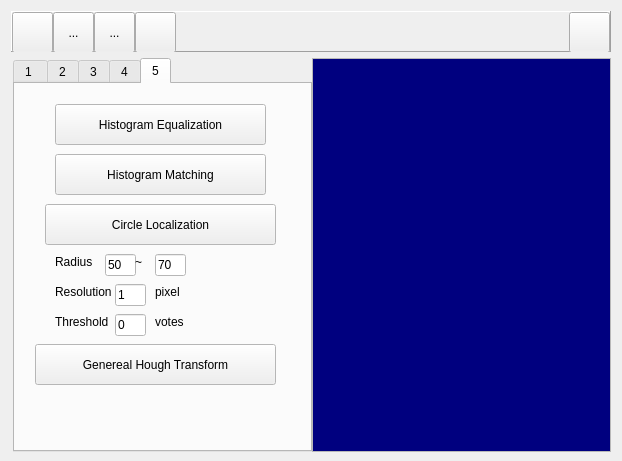
<?xml version="1.0" encoding="UTF-8"?>
<ui version="4.0">
 <class>MainFrame</class>
 <widget class="QDialog" name="MainFrame">
  <property name="geometry">
   <rect>
    <x>0</x>
    <y>0</y>
    <width>622</width>
    <height>461</height>
   </rect>
  </property>
  <property name="sizePolicy">
   <sizepolicy hsizetype="Preferred" vsizetype="Minimum">
    <horstretch>0</horstretch>
    <verstretch>0</verstretch>
   </sizepolicy>
  </property>
  <property name="minimumSize">
   <size>
    <width>0</width>
    <height>461</height>
   </size>
  </property>
  <property name="windowTitle">
   <string>Practice CV</string>
  </property>
  <property name="modal">
   <bool>false</bool>
  </property>
  <layout class="QVBoxLayout" name="verticalLayout">
   <item>
    <widget class="QFrame" name="frame">
     <property name="sizePolicy">
      <sizepolicy hsizetype="Preferred" vsizetype="Fixed">
       <horstretch>0</horstretch>
       <verstretch>0</verstretch>
      </sizepolicy>
     </property>
     <property name="minimumSize">
      <size>
       <width>0</width>
       <height>41</height>
      </size>
     </property>
     <property name="maximumSize">
      <size>
       <width>16777215</width>
       <height>41</height>
      </size>
     </property>
     <property name="frameShape">
      <enum>QFrame::Panel</enum>
     </property>
     <property name="frameShadow">
      <enum>QFrame::Raised</enum>
     </property>
     <layout class="QHBoxLayout" name="horizontalLayout_3">
      <property name="spacing">
       <number>0</number>
      </property>
      <property name="leftMargin">
       <number>0</number>
      </property>
      <property name="topMargin">
       <number>0</number>
      </property>
      <property name="rightMargin">
       <number>0</number>
      </property>
      <property name="bottomMargin">
       <number>0</number>
      </property>
      <item>
       <widget class="QToolButton" name="buttonOpen">
        <property name="enabled">
         <bool>true</bool>
        </property>
        <property name="sizePolicy">
         <sizepolicy hsizetype="Minimum" vsizetype="Minimum">
          <horstretch>0</horstretch>
          <verstretch>0</verstretch>
         </sizepolicy>
        </property>
        <property name="minimumSize">
         <size>
          <width>41</width>
          <height>41</height>
         </size>
        </property>
        <property name="maximumSize">
         <size>
          <width>41</width>
          <height>41</height>
         </size>
        </property>
        <property name="toolTip">
         <string>open an image file</string>
        </property>
        <property name="layoutDirection">
         <enum>Qt::LeftToRight</enum>
        </property>
        <property name="autoFillBackground">
         <bool>false</bool>
        </property>
        <property name="text">
         <string/>
        </property>
        <property name="icon">
         <iconset resource="images/mainframe.qrc">
          <normaloff>:/open.png</normaloff>:/open.png</iconset>
        </property>
        <property name="iconSize">
         <size>
          <width>41</width>
          <height>41</height>
         </size>
        </property>
        <property name="checkable">
         <bool>false</bool>
        </property>
        <property name="autoRepeat">
         <bool>false</bool>
        </property>
        <property name="autoExclusive">
         <bool>false</bool>
        </property>
        <property name="popupMode">
         <enum>QToolButton::DelayedPopup</enum>
        </property>
        <property name="toolButtonStyle">
         <enum>Qt::ToolButtonIconOnly</enum>
        </property>
        <property name="autoRaise">
         <bool>false</bool>
        </property>
       </widget>
      </item>
      <item>
       <widget class="QToolButton" name="toolButton_2">
        <property name="sizePolicy">
         <sizepolicy hsizetype="Minimum" vsizetype="Minimum">
          <horstretch>0</horstretch>
          <verstretch>0</verstretch>
         </sizepolicy>
        </property>
        <property name="minimumSize">
         <size>
          <width>41</width>
          <height>41</height>
         </size>
        </property>
        <property name="maximumSize">
         <size>
          <width>41</width>
          <height>41</height>
         </size>
        </property>
        <property name="text">
         <string>...</string>
        </property>
       </widget>
      </item>
      <item>
       <widget class="QToolButton" name="toolButton_3">
        <property name="sizePolicy">
         <sizepolicy hsizetype="Minimum" vsizetype="Minimum">
          <horstretch>0</horstretch>
          <verstretch>0</verstretch>
         </sizepolicy>
        </property>
        <property name="minimumSize">
         <size>
          <width>41</width>
          <height>41</height>
         </size>
        </property>
        <property name="maximumSize">
         <size>
          <width>41</width>
          <height>41</height>
         </size>
        </property>
        <property name="text">
         <string>...</string>
        </property>
       </widget>
      </item>
      <item>
       <widget class="QToolButton" name="buttonDeleteContents">
        <property name="sizePolicy">
         <sizepolicy hsizetype="Minimum" vsizetype="Minimum">
          <horstretch>0</horstretch>
          <verstretch>0</verstretch>
         </sizepolicy>
        </property>
        <property name="minimumSize">
         <size>
          <width>41</width>
          <height>41</height>
         </size>
        </property>
        <property name="maximumSize">
         <size>
          <width>41</width>
          <height>41</height>
         </size>
        </property>
        <property name="toolTip">
         <string>close all forms</string>
        </property>
        <property name="autoFillBackground">
         <bool>false</bool>
        </property>
        <property name="text">
         <string/>
        </property>
        <property name="icon">
         <iconset resource="images/mainframe.qrc">
          <normaloff>:/1-21.png</normaloff>:/1-21.png</iconset>
        </property>
        <property name="iconSize">
         <size>
          <width>41</width>
          <height>41</height>
         </size>
        </property>
       </widget>
      </item>
      <item>
       <spacer name="horizontalSpacer">
        <property name="orientation">
         <enum>Qt::Horizontal</enum>
        </property>
        <property name="sizeHint" stdset="0">
         <size>
          <width>40</width>
          <height>20</height>
         </size>
        </property>
       </spacer>
      </item>
      <item>
       <widget class="QToolButton" name="buttonShowList">
        <property name="sizePolicy">
         <sizepolicy hsizetype="Minimum" vsizetype="Minimum">
          <horstretch>0</horstretch>
          <verstretch>0</verstretch>
         </sizepolicy>
        </property>
        <property name="minimumSize">
         <size>
          <width>41</width>
          <height>41</height>
         </size>
        </property>
        <property name="maximumSize">
         <size>
          <width>41</width>
          <height>41</height>
         </size>
        </property>
        <property name="toolTip">
         <string>show the list view</string>
        </property>
        <property name="text">
         <string/>
        </property>
        <property name="icon">
         <iconset resource="images/mainframe.qrc">
          <normaloff>:/2-3.png</normaloff>:/2-3.png</iconset>
        </property>
        <property name="iconSize">
         <size>
          <width>82</width>
          <height>41</height>
         </size>
        </property>
       </widget>
      </item>
     </layout>
    </widget>
   </item>
   <item>
    <layout class="QHBoxLayout" name="horizontalLayout">
     <property name="spacing">
      <number>0</number>
     </property>
     <property name="leftMargin">
      <number>2</number>
     </property>
     <item>
      <widget class="QTabWidget" name="tabWidget">
       <property name="sizePolicy">
        <sizepolicy hsizetype="Fixed" vsizetype="Expanding">
         <horstretch>0</horstretch>
         <verstretch>0</verstretch>
        </sizepolicy>
       </property>
       <property name="minimumSize">
        <size>
         <width>299</width>
         <height>394</height>
        </size>
       </property>
       <property name="palette">
        <palette>
         <active>
          <colorrole role="Window">
           <brush brushstyle="SolidPattern">
            <color alpha="255">
             <red>255</red>
             <green>255</green>
             <blue>255</blue>
            </color>
           </brush>
          </colorrole>
          <colorrole role="NoRole">
           <brush brushstyle="SolidPattern">
            <color alpha="255">
             <red>255</red>
             <green>85</green>
             <blue>0</blue>
            </color>
           </brush>
          </colorrole>
         </active>
         <inactive>
          <colorrole role="Window">
           <brush brushstyle="SolidPattern">
            <color alpha="255">
             <red>255</red>
             <green>255</green>
             <blue>255</blue>
            </color>
           </brush>
          </colorrole>
          <colorrole role="NoRole">
           <brush brushstyle="SolidPattern">
            <color alpha="255">
             <red>255</red>
             <green>85</green>
             <blue>0</blue>
            </color>
           </brush>
          </colorrole>
         </inactive>
         <disabled>
          <colorrole role="Window">
           <brush brushstyle="SolidPattern">
            <color alpha="255">
             <red>255</red>
             <green>255</green>
             <blue>255</blue>
            </color>
           </brush>
          </colorrole>
          <colorrole role="NoRole">
           <brush brushstyle="SolidPattern">
            <color alpha="255">
             <red>255</red>
             <green>85</green>
             <blue>0</blue>
            </color>
           </brush>
          </colorrole>
         </disabled>
        </palette>
       </property>
       <property name="cursor">
        <cursorShape>ArrowCursor</cursorShape>
       </property>
       <property name="autoFillBackground">
        <bool>false</bool>
       </property>
       <property name="tabPosition">
        <enum>QTabWidget::North</enum>
       </property>
       <property name="tabShape">
        <enum>QTabWidget::Rounded</enum>
       </property>
       <property name="currentIndex">
        <number>4</number>
       </property>
       <property name="iconSize">
        <size>
         <width>31</width>
         <height>31</height>
        </size>
       </property>
       <property name="elideMode">
        <enum>Qt::ElideMiddle</enum>
       </property>
       <widget class="QWidget" name="tab_1">
        <attribute name="title">
         <string>1 </string>
        </attribute>
        <widget class="QPushButton" name="pushRGB2HSI">
         <property name="geometry">
          <rect>
           <x>80</x>
           <y>20</y>
           <width>121</width>
           <height>31</height>
          </rect>
         </property>
         <property name="text">
          <string>RGB -&gt; HSI</string>
         </property>
        </widget>
        <widget class="QPushButton" name="pushRGB2NRG">
         <property name="geometry">
          <rect>
           <x>80</x>
           <y>90</y>
           <width>121</width>
           <height>31</height>
          </rect>
         </property>
         <property name="text">
          <string>RGB -&gt; NRG</string>
         </property>
        </widget>
       </widget>
       <widget class="QWidget" name="tab_4">
        <attribute name="title">
         <string>2</string>
        </attribute>
        <widget class="QPushButton" name="pushContrast">
         <property name="geometry">
          <rect>
           <x>90</x>
           <y>170</y>
           <width>151</width>
           <height>41</height>
          </rect>
         </property>
         <property name="text">
          <string>Contrast Transform</string>
         </property>
        </widget>
        <widget class="QSpinBox" name="spinContrastA">
         <property name="geometry">
          <rect>
           <x>80</x>
           <y>220</y>
           <width>42</width>
           <height>22</height>
          </rect>
         </property>
         <property name="maximum">
          <number>255</number>
         </property>
         <property name="singleStep">
          <number>3</number>
         </property>
         <property name="value">
          <number>20</number>
         </property>
        </widget>
        <widget class="QSpinBox" name="spinContrastB">
         <property name="geometry">
          <rect>
           <x>200</x>
           <y>220</y>
           <width>42</width>
           <height>22</height>
          </rect>
         </property>
         <property name="maximum">
          <number>255</number>
         </property>
         <property name="singleStep">
          <number>3</number>
         </property>
         <property name="value">
          <number>230</number>
         </property>
        </widget>
        <widget class="QLabel" name="label">
         <property name="geometry">
          <rect>
           <x>150</x>
           <y>220</y>
           <width>31</width>
           <height>20</height>
          </rect>
         </property>
         <property name="text">
          <string>~</string>
         </property>
        </widget>
        <widget class="QPushButton" name="pushSepiaTone">
         <property name="geometry">
          <rect>
           <x>80</x>
           <y>60</y>
           <width>151</width>
           <height>51</height>
          </rect>
         </property>
         <property name="text">
          <string>Sepia Tone</string>
         </property>
        </widget>
        <widget class="QLabel" name="label_2">
         <property name="geometry">
          <rect>
           <x>50</x>
           <y>120</y>
           <width>48</width>
           <height>16</height>
          </rect>
         </property>
         <property name="text">
          <string>Hue</string>
         </property>
        </widget>
        <widget class="QLabel" name="label_3">
         <property name="geometry">
          <rect>
           <x>150</x>
           <y>120</y>
           <width>48</width>
           <height>16</height>
          </rect>
         </property>
         <property name="text">
          <string>Sat</string>
         </property>
        </widget>
        <widget class="QSpinBox" name="spinHue">
         <property name="geometry">
          <rect>
           <x>80</x>
           <y>120</y>
           <width>42</width>
           <height>22</height>
          </rect>
         </property>
         <property name="maximum">
          <number>360</number>
         </property>
         <property name="value">
          <number>30</number>
         </property>
        </widget>
        <widget class="QDoubleSpinBox" name="spinSat">
         <property name="geometry">
          <rect>
           <x>180</x>
           <y>120</y>
           <width>62</width>
           <height>22</height>
          </rect>
         </property>
         <property name="maximum">
          <double>1.000000000000000</double>
         </property>
         <property name="singleStep">
          <double>0.100000000000000</double>
         </property>
         <property name="value">
          <double>0.300000000000000</double>
         </property>
        </widget>
       </widget>
       <widget class="QWidget" name="tab_5">
        <attribute name="title">
         <string>3</string>
        </attribute>
        <widget class="QPushButton" name="pushDilation">
         <property name="geometry">
          <rect>
           <x>10</x>
           <y>100</y>
           <width>111</width>
           <height>41</height>
          </rect>
         </property>
         <property name="text">
          <string>Dilation</string>
         </property>
        </widget>
        <widget class="QPushButton" name="pushErosion">
         <property name="geometry">
          <rect>
           <x>10</x>
           <y>160</y>
           <width>111</width>
           <height>41</height>
          </rect>
         </property>
         <property name="text">
          <string>Erosion</string>
         </property>
        </widget>
        <widget class="QPushButton" name="pushOstu">
         <property name="geometry">
          <rect>
           <x>80</x>
           <y>20</y>
           <width>121</width>
           <height>31</height>
          </rect>
         </property>
         <property name="text">
          <string>Ostu Thresholding</string>
         </property>
        </widget>
        <widget class="QSpinBox" name="spinOstu">
         <property name="geometry">
          <rect>
           <x>100</x>
           <y>60</y>
           <width>61</width>
           <height>21</height>
          </rect>
         </property>
         <property name="maximum">
          <number>254</number>
         </property>
         <property name="value">
          <number>100</number>
         </property>
        </widget>
        <widget class="QLabel" name="label_4">
         <property name="geometry">
          <rect>
           <x>40</x>
           <y>50</y>
           <width>61</width>
           <height>31</height>
          </rect>
         </property>
         <property name="text">
          <string>Threshold</string>
         </property>
        </widget>
        <widget class="QPushButton" name="pushThresholding">
         <property name="geometry">
          <rect>
           <x>160</x>
           <y>60</y>
           <width>31</width>
           <height>21</height>
          </rect>
         </property>
         <property name="text">
          <string>&gt;&gt;</string>
         </property>
        </widget>
        <widget class="QGroupBox" name="groupBox_2">
         <property name="geometry">
          <rect>
           <x>10</x>
           <y>220</y>
           <width>111</width>
           <height>101</height>
          </rect>
         </property>
         <property name="title">
          <string>GroupBox</string>
         </property>
         <property name="checkable">
          <bool>false</bool>
         </property>
         <widget class="QRadioButton" name="S3by3_2">
          <property name="geometry">
           <rect>
            <x>40</x>
            <y>30</y>
            <width>89</width>
            <height>20</height>
           </rect>
          </property>
          <property name="text">
           <string>3X3</string>
          </property>
          <property name="checked">
           <bool>false</bool>
          </property>
         </widget>
         <widget class="QRadioButton" name="S5by5_2">
          <property name="geometry">
           <rect>
            <x>40</x>
            <y>60</y>
            <width>151</width>
            <height>31</height>
           </rect>
          </property>
          <property name="text">
           <string>5X5</string>
          </property>
         </widget>
        </widget>
        <widget class="QPushButton" name="pushLabeling">
         <property name="geometry">
          <rect>
           <x>160</x>
           <y>160</y>
           <width>111</width>
           <height>41</height>
          </rect>
         </property>
         <property name="text">
          <string>Labeling</string>
         </property>
        </widget>
        <widget class="QGroupBox" name="groupBox_3">
         <property name="geometry">
          <rect>
           <x>150</x>
           <y>230</y>
           <width>111</width>
           <height>101</height>
          </rect>
         </property>
         <property name="title">
          <string>GroupBox</string>
         </property>
         <property name="checkable">
          <bool>false</bool>
         </property>
         <widget class="QRadioButton" name="S4">
          <property name="geometry">
           <rect>
            <x>40</x>
            <y>30</y>
            <width>89</width>
            <height>20</height>
           </rect>
          </property>
          <property name="text">
           <string>4N</string>
          </property>
          <property name="checked">
           <bool>false</bool>
          </property>
         </widget>
         <widget class="QRadioButton" name="S8">
          <property name="geometry">
           <rect>
            <x>40</x>
            <y>60</y>
            <width>151</width>
            <height>31</height>
           </rect>
          </property>
          <property name="text">
           <string>8N</string>
          </property>
         </widget>
        </widget>
       </widget>
       <widget class="QWidget" name="tab_2">
        <attribute name="title">
         <string>4</string>
        </attribute>
        <widget class="QGroupBox" name="groupBox">
         <property name="geometry">
          <rect>
           <x>20</x>
           <y>90</y>
           <width>251</width>
           <height>111</height>
          </rect>
         </property>
         <property name="title">
          <string>GroupBox</string>
         </property>
         <property name="checkable">
          <bool>false</bool>
         </property>
         <widget class="QRadioButton" name="S3by3">
          <property name="geometry">
           <rect>
            <x>40</x>
            <y>30</y>
            <width>89</width>
            <height>20</height>
           </rect>
          </property>
          <property name="text">
           <string>3X3</string>
          </property>
         </widget>
         <widget class="QRadioButton" name="S5by5">
          <property name="geometry">
           <rect>
            <x>40</x>
            <y>60</y>
            <width>151</width>
            <height>31</height>
           </rect>
          </property>
          <property name="text">
           <string>5X5</string>
          </property>
         </widget>
        </widget>
        <widget class="QPushButton" name="pushOpening">
         <property name="geometry">
          <rect>
           <x>20</x>
           <y>20</y>
           <width>91</width>
           <height>51</height>
          </rect>
         </property>
         <property name="text">
          <string>opening</string>
         </property>
        </widget>
        <widget class="QPushButton" name="pushClosing">
         <property name="geometry">
          <rect>
           <x>160</x>
           <y>20</y>
           <width>101</width>
           <height>51</height>
          </rect>
         </property>
         <property name="text">
          <string>closing</string>
         </property>
        </widget>
        <widget class="QPushButton" name="pushCanny">
         <property name="geometry">
          <rect>
           <x>60</x>
           <y>200</y>
           <width>151</width>
           <height>41</height>
          </rect>
         </property>
         <property name="text">
          <string>Canny Edge Detection</string>
         </property>
        </widget>
        <widget class="QLabel" name="label_11">
         <property name="geometry">
          <rect>
           <x>30</x>
           <y>260</y>
           <width>48</width>
           <height>16</height>
          </rect>
         </property>
         <property name="text">
          <string>sigma</string>
         </property>
        </widget>
        <widget class="QLabel" name="label_12">
         <property name="geometry">
          <rect>
           <x>100</x>
           <y>260</y>
           <width>48</width>
           <height>16</height>
          </rect>
         </property>
         <property name="text">
          <string>low</string>
         </property>
        </widget>
        <widget class="QLabel" name="label_13">
         <property name="geometry">
          <rect>
           <x>180</x>
           <y>260</y>
           <width>48</width>
           <height>16</height>
          </rect>
         </property>
         <property name="text">
          <string>high</string>
         </property>
        </widget>
        <widget class="QLineEdit" name="editSigmaCanny">
         <property name="geometry">
          <rect>
           <x>30</x>
           <y>280</y>
           <width>31</width>
           <height>22</height>
          </rect>
         </property>
         <property name="text">
          <string>1.0</string>
         </property>
        </widget>
        <widget class="QLineEdit" name="editLow">
         <property name="geometry">
          <rect>
           <x>100</x>
           <y>280</y>
           <width>31</width>
           <height>22</height>
          </rect>
         </property>
         <property name="text">
          <string>10</string>
         </property>
        </widget>
        <widget class="QLineEdit" name="editHigh">
         <property name="geometry">
          <rect>
           <x>180</x>
           <y>280</y>
           <width>31</width>
           <height>22</height>
          </rect>
         </property>
         <property name="text">
          <string>30</string>
         </property>
        </widget>
       </widget>
       <widget class="QWidget" name="tab_6">
        <attribute name="title">
         <string>5</string>
        </attribute>
        <widget class="QPushButton" name="pushHEqu">
         <property name="geometry">
          <rect>
           <x>40</x>
           <y>20</y>
           <width>211</width>
           <height>41</height>
          </rect>
         </property>
         <property name="text">
          <string>Histogram Equalization</string>
         </property>
        </widget>
        <widget class="QPushButton" name="pushHMat">
         <property name="geometry">
          <rect>
           <x>40</x>
           <y>70</y>
           <width>211</width>
           <height>41</height>
          </rect>
         </property>
         <property name="text">
          <string>Histogram Matching</string>
         </property>
        </widget>
        <widget class="QPushButton" name="pushCircleLoc">
         <property name="geometry">
          <rect>
           <x>30</x>
           <y>120</y>
           <width>231</width>
           <height>41</height>
          </rect>
         </property>
         <property name="text">
          <string>Circle Localization</string>
         </property>
        </widget>
        <widget class="QLabel" name="label_5">
         <property name="geometry">
          <rect>
           <x>40</x>
           <y>170</y>
           <width>48</width>
           <height>16</height>
          </rect>
         </property>
         <property name="text">
          <string>Radius</string>
         </property>
        </widget>
        <widget class="QLabel" name="label_6">
         <property name="geometry">
          <rect>
           <x>40</x>
           <y>200</y>
           <width>61</width>
           <height>16</height>
          </rect>
         </property>
         <property name="text">
          <string>Resolution</string>
         </property>
        </widget>
        <widget class="QLabel" name="label_7">
         <property name="geometry">
          <rect>
           <x>40</x>
           <y>230</y>
           <width>61</width>
           <height>16</height>
          </rect>
         </property>
         <property name="text">
          <string>Threshold</string>
         </property>
        </widget>
        <widget class="QLineEdit" name="editMinR">
         <property name="geometry">
          <rect>
           <x>90</x>
           <y>170</y>
           <width>31</width>
           <height>22</height>
          </rect>
         </property>
         <property name="text">
          <string>50</string>
         </property>
        </widget>
        <widget class="QLineEdit" name="editMaxR">
         <property name="geometry">
          <rect>
           <x>140</x>
           <y>170</y>
           <width>31</width>
           <height>22</height>
          </rect>
         </property>
         <property name="text">
          <string>70</string>
         </property>
        </widget>
        <widget class="QLineEdit" name="editResolution">
         <property name="geometry">
          <rect>
           <x>100</x>
           <y>200</y>
           <width>31</width>
           <height>22</height>
          </rect>
         </property>
         <property name="text">
          <string>1</string>
         </property>
        </widget>
        <widget class="QLineEdit" name="editThreshVote">
         <property name="geometry">
          <rect>
           <x>100</x>
           <y>230</y>
           <width>31</width>
           <height>22</height>
          </rect>
         </property>
         <property name="text">
          <string>0</string>
         </property>
        </widget>
        <widget class="QLabel" name="label_8">
         <property name="geometry">
          <rect>
           <x>120</x>
           <y>170</y>
           <width>16</width>
           <height>16</height>
          </rect>
         </property>
         <property name="text">
          <string>~</string>
         </property>
        </widget>
        <widget class="QLabel" name="label_9">
         <property name="geometry">
          <rect>
           <x>140</x>
           <y>200</y>
           <width>48</width>
           <height>16</height>
          </rect>
         </property>
         <property name="text">
          <string>pixel</string>
         </property>
        </widget>
        <widget class="QLabel" name="label_10">
         <property name="geometry">
          <rect>
           <x>140</x>
           <y>230</y>
           <width>48</width>
           <height>16</height>
          </rect>
         </property>
         <property name="text">
          <string>votes</string>
         </property>
        </widget>
        <widget class="QPushButton" name="pushGHT">
         <property name="geometry">
          <rect>
           <x>20</x>
           <y>260</y>
           <width>241</width>
           <height>41</height>
          </rect>
         </property>
         <property name="text">
          <string>Genereal Hough Transform</string>
         </property>
        </widget>
       </widget>
      </widget>
     </item>
     <item>
      <widget class="QListWidget" name="listWidget">
       <property name="sizePolicy">
        <sizepolicy hsizetype="Ignored" vsizetype="Minimum">
         <horstretch>0</horstretch>
         <verstretch>0</verstretch>
        </sizepolicy>
       </property>
       <property name="minimumSize">
        <size>
         <width>0</width>
         <height>394</height>
        </size>
       </property>
       <property name="palette">
        <palette>
         <active>
          <colorrole role="WindowText">
           <brush brushstyle="SolidPattern">
            <color alpha="255">
             <red>255</red>
             <green>255</green>
             <blue>0</blue>
            </color>
           </brush>
          </colorrole>
          <colorrole role="Text">
           <brush brushstyle="SolidPattern">
            <color alpha="255">
             <red>255</red>
             <green>255</green>
             <blue>255</blue>
            </color>
           </brush>
          </colorrole>
          <colorrole role="Base">
           <brush brushstyle="SolidPattern">
            <color alpha="255">
             <red>0</red>
             <green>0</green>
             <blue>127</blue>
            </color>
           </brush>
          </colorrole>
          <colorrole role="PlaceholderText">
           <brush brushstyle="NoBrush">
            <color alpha="128">
             <red>255</red>
             <green>255</green>
             <blue>255</blue>
            </color>
           </brush>
          </colorrole>
         </active>
         <inactive>
          <colorrole role="WindowText">
           <brush brushstyle="SolidPattern">
            <color alpha="255">
             <red>255</red>
             <green>255</green>
             <blue>0</blue>
            </color>
           </brush>
          </colorrole>
          <colorrole role="Text">
           <brush brushstyle="SolidPattern">
            <color alpha="255">
             <red>255</red>
             <green>255</green>
             <blue>255</blue>
            </color>
           </brush>
          </colorrole>
          <colorrole role="Base">
           <brush brushstyle="SolidPattern">
            <color alpha="255">
             <red>0</red>
             <green>0</green>
             <blue>127</blue>
            </color>
           </brush>
          </colorrole>
          <colorrole role="PlaceholderText">
           <brush brushstyle="NoBrush">
            <color alpha="128">
             <red>255</red>
             <green>255</green>
             <blue>255</blue>
            </color>
           </brush>
          </colorrole>
         </inactive>
         <disabled>
          <colorrole role="WindowText">
           <brush brushstyle="SolidPattern">
            <color alpha="255">
             <red>120</red>
             <green>120</green>
             <blue>120</blue>
            </color>
           </brush>
          </colorrole>
          <colorrole role="Text">
           <brush brushstyle="SolidPattern">
            <color alpha="255">
             <red>120</red>
             <green>120</green>
             <blue>120</blue>
            </color>
           </brush>
          </colorrole>
          <colorrole role="Base">
           <brush brushstyle="SolidPattern">
            <color alpha="255">
             <red>240</red>
             <green>240</green>
             <blue>240</blue>
            </color>
           </brush>
          </colorrole>
          <colorrole role="PlaceholderText">
           <brush brushstyle="NoBrush">
            <color alpha="128">
             <red>255</red>
             <green>255</green>
             <blue>255</blue>
            </color>
           </brush>
          </colorrole>
         </disabled>
        </palette>
       </property>
       <property name="font">
        <font>
         <family>Times New Roman</family>
         <pointsize>10</pointsize>
        </font>
       </property>
      </widget>
     </item>
    </layout>
   </item>
  </layout>
 </widget>
 <layoutdefault spacing="6" margin="11"/>
 <resources>
  <include location="images/mainframe.qrc"/>
 </resources>
 <connections/>
</ui>
